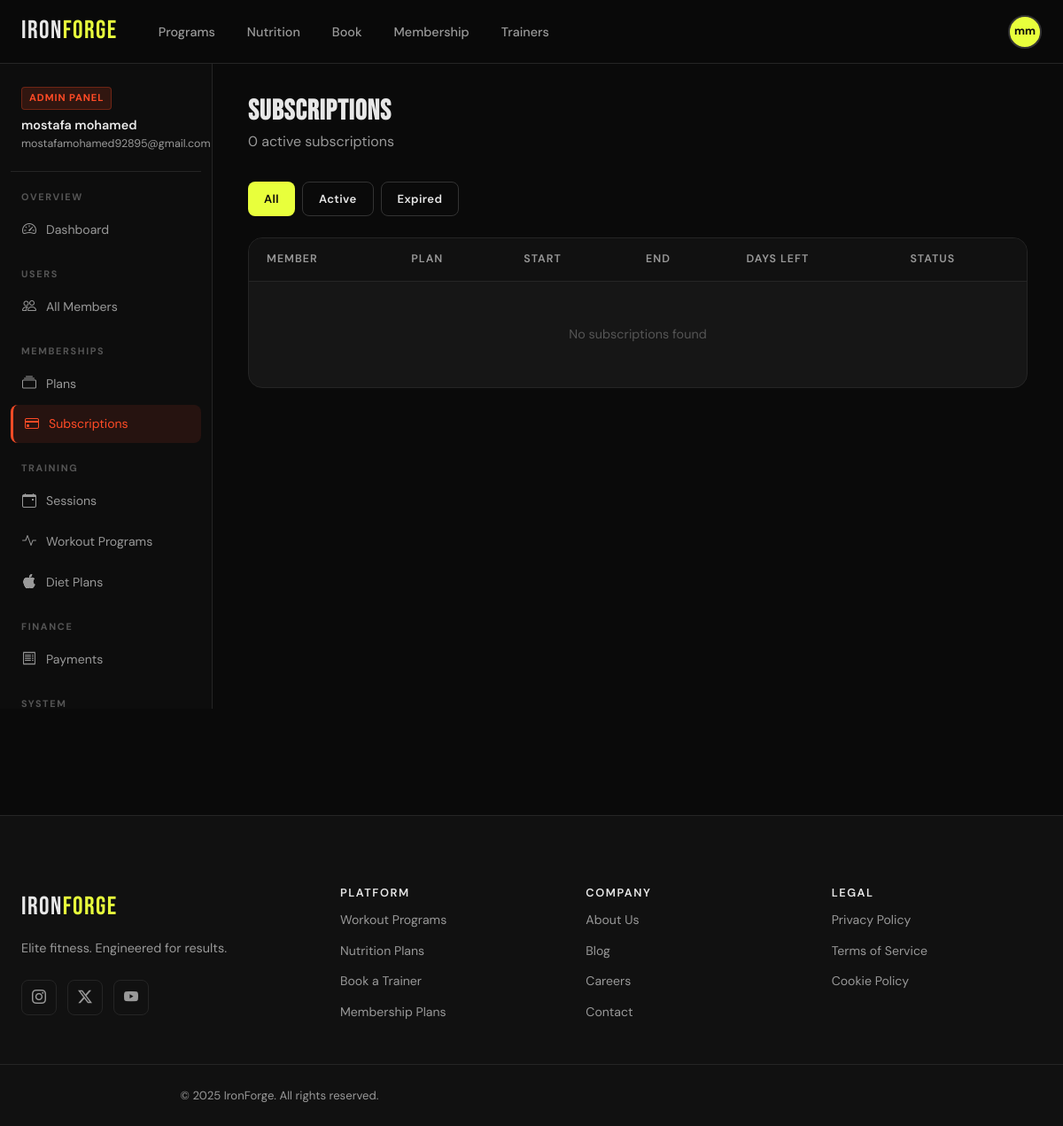
Screenshot of /panel/memberships/ (signed in) with the database file from the repository.
### apps/users/models.py (models this page shows, shortened)
class CustomUser(AbstractUser):
    GENDER_CHOICES = [
        ('M', 'Male'),
        ('F', 'Female'),
        ('O', 'Other'),
        ('N', 'Prefer not to say'),
    ]
    FITNESS_GOAL_CHOICES = [
        ('weight_loss', 'Weight Loss'),
        ('muscle_gain', 'Muscle Gain'),
        ('endurance', 'Endurance'),
        ('flexibility', 'Flexibility'),
        ('maintenance', 'Maintenance'),
        ('general_fitness', 'General Fitness'),
    ]
    FITNESS_LEVEL_CHOICES = [
        ('beginner', 'Beginner'),
        ('intermediate', 'Intermediate'),
        ('advanced', 'Advanced'),
    ]
    email = models.EmailField(unique=True)
    phone_regex = RegexValidator(
        regex=r'^\+?1?\d{9,15}$',
        message="Phone number must be entered in format: '+999999999'. Up to 15 digits."
    )
    phone = models.CharField(validators=[phone_regex], max_length=17, blank=True)
    date_of_birth = models.DateField(null=True, blank=True)
    gender = models.CharField(max_length=1, choices=GENDER_CHOICES, blank=True)
    profile_image = models.ImageField(upload_to='profiles/', blank=True, null=True)
    bio = models.TextField(max_length=500, blank=True)
    height_cm = models.FloatField(null=True, blank=True)
    weight_kg = models.FloatField(null=True, blank=True)
    fitness_goal = models.CharField(max_length=20, choices=FITNESS_GOAL_CHOICES, default='general_fitness')
    fitness_level = models.CharField(max_length=15, choices=FITNESS_LEVEL_CHOICES, default='beginner')
    is_trainer = models.BooleanField(default=False)
    created_at = models.DateTimeField(auto_now_add=True)
    updated_at = models.DateTimeField(auto_now=True)
    last_login_ip = models.GenericIPAddressField(null=True, blank=True)
    USERNAME_FIELD = 'email'
    REQUIRED_FIELDS = ['username', 'first_name', 'last_name']
    class Meta:
        verbose_name = 'User'
        verbose_name_plural = 'Users'
        ordering = ['-created_at']
    def get_full_name(self):
        return f"{self.first_name} {self.last_name}".strip() or self.email
    @property
    def active_membership(self):
        from apps.memberships.models import UserMembership
        from django.utils import timezone
        return UserMembership.objects.filter(
            user=self,
            is_active=True,
            end_date__gte=timezone.now().date()
        ).first()

### apps/users/admin_views.py (the view)
# urls.py: path('memberships/', admin_views.admin_memberships, name='admin_memberships'),
@staff_required
def admin_memberships(request):
    today = timezone.now().date()
    qs = UserMembership.objects.select_related('user', 'plan').order_by('-created_at')
    status_filter = request.GET.get('status', '')
    if status_filter == 'active':
        qs = qs.filter(is_active=True, end_date__gte=today)
    elif status_filter == 'expired':
        qs = qs.filter(Q(is_active=False) | Q(end_date__lt=today))
    paginator = Paginator(qs, 25)
    page = paginator.get_page(request.GET.get('page'))
    return render(request, 'admin_panel/memberships.html', {
        'page_obj': page,
        'status_filter': status_filter,
        'total_active': UserMembership.objects.filter(is_active=True, end_date__gte=today).count(),
    })

### apps/memberships/context_processors.py (called while the page is built)
def membership_context(request):
    context = {}
    if request.user.is_authenticated:
        context['user_membership'] = request.user.active_membership
    return context

### apps/users/admin_views.py (called while the page is built)
def staff_required(view_func):
    @wraps(view_func)
    def wrapper(request, *args, **kwargs):
        if not request.user.is_authenticated or not request.user.is_staff:
            messages.error(request, 'Admin access required.')
            return redirect('landing')
        return view_func(request, *args, **kwargs)
    return wrapper

### templates/admin_panel/memberships.html (shortened to what this page needs)
{% extends 'admin_panel/base.html' %}
{% block admin_content %}
<div class="admin-page-header">
  <div>
    <h1>Subscriptions</h1>
    <p style="color:var(--text-dim); margin:0">{{ total_active }} active subscriptions</p>
  </div>
</div>
<div style="display:flex; gap:8px; margin-bottom:24px">
  <a href="{% url 'admin_memberships' %}" class="btn {% if not status_filter %}btn-primary{% else %}btn-ghost{% endif %} btn-sm">All</a>
  <a href="?status=active" class="btn {% if status_filter == 'active' %}btn-primary{% else %}btn-ghost{% endif %} btn-sm">Active</a>
  <a href="?status=expired" class="btn {% if status_filter == 'expired' %}btn-primary{% else %}btn-ghost{% endif %} btn-sm">Expired</a>
</div>
<div class="data-table-wrap">
  <table>
    <thead><tr><th>Member</th><th>Plan</th><th>Start</th><th>End</th><th>Days Left</th><th>Status</th></tr></thead>
    <tbody>
      {% for m in page_obj %}
      <tr>
        <td><a href="{% url 'admin_user_detail' m.user.id %}" style="color:var(--primary); font-size:.9rem">{{ m.user.get_full_name|default:m.user.email }}</a></td>
        <td><span class="membership-badge {{ m.plan.name }}" style="font-size:.7rem">{{ m.plan.display_name }}</span></td>
        <td style="font-size:.82rem">{{ m.start_date|date:"N j, Y" }}</td>
        <td style="font-size:.82rem">{{ m.end_date|date:"N j, Y" }}</td>
        <td style="font-weight:600; color:{% if m.days_remaining < 7 %}var(--danger){% elif m.days_remaining < 14 %}var(--warning){% else %}var(--success){% endif %}">
          {{ m.days_remaining }}d
        </td>
        <td><span style="font-size:.72rem; padding:3px 8px; border-radius:4px; background:{% if m.is_active %}rgba(34,197,94,.1){% else %}rgba(239,68,68,.1){% endif %}; color:{% if m.is_active %}var(--success){% else %}var(--danger){% endif %}">{{ m.get_status_display|upper }}</span></td>
      </tr>
      {% empty %}
      <tr><td colspan="6" style="text-align:center; padding:48px; color:var(--muted)">No subscriptions found</td></tr>
      {% endfor %}
    </tbody>
  </table>
</div>
{% endblock %}

### templates/admin_panel/base.html (shortened to what this page needs)
{% extends 'base.html' %}
{% load static %}
{% block content %}
<div class="admin-layout">
  <aside class="admin-sidebar">
    <div class="admin-sidebar-header">
      <div class="badge">Admin Panel</div>
      <div style="font-weight:600; color:var(--text); font-size:.9rem">{{ request.user.get_full_name }}</div>
      <div style="font-size:.78rem; color:var(--text-dim)">{{ request.user.email }}</div>
    </div>
    <div class="admin-nav-label">Overview</div>
    <a href="{% url 'admin_dashboard' %}" class="admin-nav-link {% if request.resolver_match.url_name == 'admin_dashboard' %}active{% endif %}">
      <i class="bi bi-speedometer2"></i> Dashboard
    </a>
    <div class="admin-nav-label">Users</div>
    <a href="{% url 'admin_users' %}" class="admin-nav-link {% if 'admin_user' in request.resolver_match.url_name %}active{% endif %}">
      <i class="bi bi-people"></i> All Members
    </a>
    <div class="admin-nav-label">Memberships</div>
    <a href="{% url 'admin_plans' %}" class="admin-nav-link {% if request.resolver_match.url_name == 'admin_plans' %}active{% endif %}">
      <i class="bi bi-collection"></i> Plans
    </a>
    <a href="{% url 'admin_memberships' %}" class="admin-nav-link {% if request.resolver_match.url_name == 'admin_memberships' %}active{% endif %}">
      <i class="bi bi-credit-card"></i> Subscriptions
    </a>
    <div class="admin-nav-label">Training</div>
    <a href="{% url 'admin_sessions' %}" class="admin-nav-link {% if request.resolver_match.url_name == 'admin_sessions' %}active{% endif %}">
      <i class="bi bi-calendar-event"></i> Sessions
    </a>
    <a href="{% url 'admin_workouts' %}" class="admin-nav-link {% if request.resolver_match.url_name == 'admin_workouts' %}active{% endif %}">
      <i class="bi bi-activity"></i> Workout Programs
    </a>
    <a href="{% url 'admin_diets' %}" class="admin-nav-link {% if request.resolver_match.url_name == 'admin_diets' %}active{% endif %}">
      <i class="bi bi-apple"></i> Diet Plans
    </a>
    <div class="admin-nav-label">Finance</div>
    <a href="{% url 'admin_payments' %}" class="admin-nav-link {% if request.resolver_match.url_name == 'admin_payments' %}active{% endif %}">
      <i class="bi bi-receipt"></i> Payments
    </a>
    <div class="admin-nav-label">System</div>
  </aside>
  <div class="admin-main">
    {% block admin_content %}{% endblock %}
  </div>
</div>
{% endblock %}

### templates/base.html (shortened to what this page needs)
<!DOCTYPE html>
<html lang="en">
<head>
  <link rel="stylesheet" href="https://cdn.jsdelivr.net/npm/bootstrap-icons@1.11.3/font/bootstrap-icons.css" />
  {% load static %}
  <link rel="stylesheet" href="{% static 'css/main.css' %}" />
</head>
<body class="{% block body_class %}{% endblock %}">
  <nav class="navbar" id="navbar">
    <div class="nav-inner">
      <a href="{% url 'landing' %}" class="nav-logo">IRON<span>FORGE</span></a>
      <ul class="nav-links" id="navLinks">
        <li><a href="{% url 'workouts' %}">Programs</a></li>
        <li><a href="{% url 'diet_plans' %}">Nutrition</a></li>
        <li><a href="{% url 'sessions' %}">Book</a></li>
        <li><a href="{% url 'membership_plans' %}">Membership</a></li>
        <li><a href="{% url 'trainers' %}">Trainers</a></li>
      </ul>
      <div class="nav-actions">
        {% if user.is_authenticated %}
          {% if user.profile_image %}
            <img src="{{ user.profile_image.url }}" class="nav-avatar" alt="Profile" />
          {% else %}
            <div class="nav-avatar nav-avatar--initials">{{ user.first_name.0 }}{{ user.last_name.0 }}</div>
          {% endif %}
        {% else %}
          <a href="{% url 'account_login' %}" class="btn btn-ghost">Login</a>
          <a href="{% url 'account_signup' %}" class="btn btn-primary">Join Now</a>
        {% endif %}
      </div>
    </div>
  </nav>
  <main>{% block content %}{% endblock %}</main>
  <footer class="footer">
    <div class="footer-inner">
      <div class="footer-brand">
        <a href="{% url 'landing' %}" class="nav-logo">IRON<span>FORGE</span></a>
        <p>Elite fitness. Engineered for results.</p>
        <div class="footer-social">
          <a href="#" aria-label="Instagram"><i class="bi bi-instagram"></i></a>
          <a href="#" aria-label="Twitter"><i class="bi bi-twitter-x"></i></a>
          <a href="#" aria-label="YouTube"><i class="bi bi-youtube"></i></a>
        </div>
      </div>
      <div class="footer-links">
        <div class="footer-col">
          <h4>Platform</h4>
          <a href="{% url 'workouts' %}">Workout Programs</a>
          <a href="{% url 'diet_plans' %}">Nutrition Plans</a>
          <a href="{% url 'sessions' %}">Book a Trainer</a>
          <a href="{% url 'membership_plans' %}">Membership Plans</a>
        </div>
        <div class="footer-col">
          <h4>Company</h4>
          <a href="#">About Us</a>
          <a href="#">Blog</a>
          <a href="#">Careers</a>
          <a href="#">Contact</a>
        </div>
        <div class="footer-col">
          <h4>Legal</h4>
          <a href="#">Privacy Policy</a>
          <a href="#">Terms of Service</a>
          <a href="#">Cookie Policy</a>
        </div>
      </div>
    </div>
    <div class="footer-bottom">
      <p>© 2025 IronForge. All rights reserved.</p>
    </div>
  </footer>
</body>
</html>

### static/css/main.css (style rules this page uses)
:root { --black: #0a0a0a; --dark: #111111; --card: #161616; --border: #252525; --border-hi: #333333; --muted: #555555; --text: #e8e8e8; --text-dim: #999999; --primary: #e8ff3c; --primary-dk: #c8de20; --accent: #ff4b26; --accent2: #00d4ff; --success: #22c55e; --warning: #f59e0b; --danger: #ef4444; --font-display: 'Bebas Neue', sans-serif; --font-body: 'DM Sans', sans-serif; --font-mono: 'JetBrains Mono', monospace; --radius: 8px; --radius-lg: 16px; --radius-xl: 24px; --nav-h: 72px; --transition: 0.22s cubic-bezier(0.4, 0, 0.2, 1); }
*, *::before, *::after { box-sizing: border-box; margin: 0; padding: 0; }
html { scroll-behavior: smooth; font-size: 16px; }
body { background: var(--black); color: var(--text); font-family: var(--font-body); font-weight: 400; line-height: 1.6; overflow-x: hidden; }
a { color: inherit; text-decoration: none; }
ul { list-style: none; }
h1, h2, h3, h4 { font-family: var(--font-display); letter-spacing: 0.03em; line-height: 1.1; }
h1 { font-size: clamp(3rem, 8vw, 7rem); }
h4 { font-size: 1.2rem; font-family: var(--font-body); font-weight: 600; }
p { color: var(--text-dim); max-width: 65ch; }
.navbar { position: fixed; top: 0; left: 0; right: 0; z-index: 1000; height: var(--nav-h); background: rgba(10, 10, 10, 0.85); backdrop-filter: blur(20px); border-bottom: 1px solid var(--border); transition: background var(--transition); }
.nav-inner { max-width: 1280px; margin: 0 auto; padding: 0 24px; height: 100%; display: flex; align-items: center; gap: 32px; }
.nav-logo { font-family: var(--font-display); font-size: 1.8rem; letter-spacing: 0.05em; color: var(--text); white-space: nowrap; }
.nav-logo span { color: var(--primary); }
.nav-links { display: flex; gap: 8px; flex: 1; }
.nav-links a { padding: 8px 14px; border-radius: var(--radius); font-size: 0.9rem; font-weight: 500; color: var(--text-dim); transition: color var(--transition), background var(--transition); }
.nav-actions { display: flex; align-items: center; gap: 12px; position: relative; }
.nav-avatar { width: 38px; height: 38px; border-radius: 50%; border: 2px solid var(--border-hi); object-fit: cover; cursor: pointer; }
.nav-avatar--initials { display: flex; align-items: center; justify-content: center; background: var(--primary); color: var(--black); font-weight: 700; font-size: 0.8rem; }
.btn { display: inline-flex; align-items: center; gap: 8px; padding: 12px 28px; border-radius: var(--radius); font-size: 0.9rem; font-weight: 600; letter-spacing: 0.03em; transition: all var(--transition); cursor: pointer; border: none; font-family: var(--font-body); white-space: nowrap; }
.btn-primary { background: var(--primary); color: var(--black); }
.btn-ghost { background: transparent; color: var(--text); border: 1px solid var(--border-hi); }
.btn-sm { padding: 8px 18px; font-size: 0.82rem; }
table { width: 100%; border-collapse: collapse; }
th { padding: 14px 20px; text-align: left; font-size: 0.78rem; font-weight: 600; letter-spacing: 0.08em; text-transform: uppercase; color: var(--text-dim); background: var(--dark); border-bottom: 1px solid var(--border); }
td { padding: 16px 20px; font-size: 0.9rem; border-bottom: 1px solid var(--border); color: var(--text-dim); }
tr:last-child td { border-bottom: none; }
.footer { border-top: 1px solid var(--border); background: var(--dark); margin-top: 120px; }
.footer-inner { max-width: 1280px; margin: 0 auto; padding: 80px 24px 48px; display: grid; grid-template-columns: 280px 1fr; gap: 80px; }
.footer-brand p { font-size: 0.9rem; margin-top: 12px; margin-bottom: 24px; }
.footer-social { display: flex; gap: 12px; }
.footer-social a { width: 40px; height: 40px; border-radius: var(--radius); border: 1px solid var(--border); display: flex; align-items: center; justify-content: center; color: var(--text-dim); transition: all var(--transition); }
.footer-links { display: grid; grid-template-columns: repeat(3, 1fr); gap: 40px; }
.footer-col { display: flex; flex-direction: column; gap: 12px; }
.footer-col h4 { font-size: 0.8rem; letter-spacing: 0.12em; text-transform: uppercase; color: var(--text); }
.footer-col a { font-size: 0.88rem; color: var(--text-dim); transition: color var(--transition); }
.footer-bottom { border-top: 1px solid var(--border); padding: 24px; text-align: center; font-size: 0.82rem; color: var(--muted); }
main { animation: fadeIn 0.3s ease; }
table thead th { position: sticky; top: 0; z-index: 1; }

### rows the page displays
CustomUser: first_name.0 "m", last_name.0 "m", user.get_full_name "mostafa mohamed", user.email "mostafamohamed92895@gmail.com"

### other values shown
{{ total_active }} "0"
